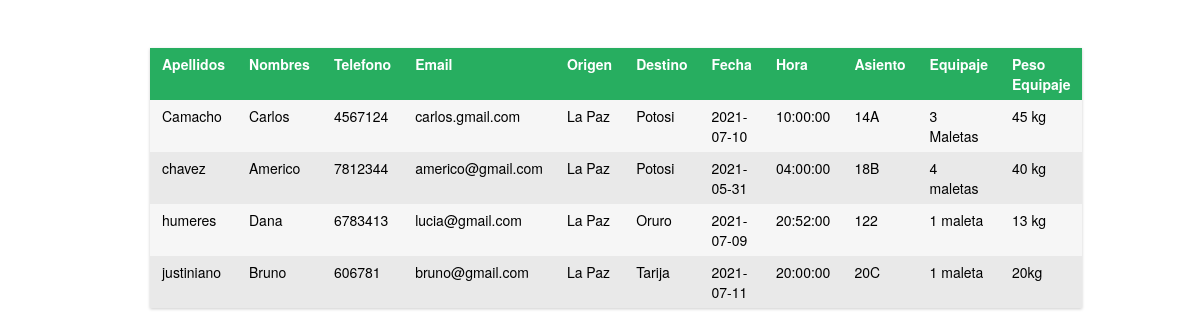
The page /php/reporte.php on the database its author committed.
### tables this page shows
CREATE TABLE `cliente` (
  `apellidos` varchar(100) NOT NULL,
  `nombres` varchar(100) NOT NULL,
  `telefono` int(11) NOT NULL,
  `email` varchar(100) NOT NULL,
  `origen` varchar(100) NOT NULL,
  `destino` varchar(100) NOT NULL,
  `fecha` date NOT NULL,
  `hora` time NOT NULL,
  `asiento` varchar(20) NOT NULL,
  `equipaje` varchar(100) NOT NULL,
  `peso_equipaje` varchar(100) NOT NULL
);

### php/reporte.php (the view, shortened to what this page needs)
<?php
    $conexion=mysqli_connect('localhost','root','','bdd_aeropuerto')
?>
<body>
    <div class="wrapper" >
        <div class="table" style=" margin-left: -50px;">
            <div class="row header green">
                <div class="cell">
                    Apellidos
                </div>
                <div class="cell">
                    Nombres
                </div>
                <div class="cell">
                    Telefono
                </div>
                <div class="cell">
                Email
                </div>
                <div class="cell">
                Origen
                </div>
                <div class="cell">
                Destino
                </div>
                <div class="cell">
                Fecha
                </div>
                <div class="cell">
                Hora
                </div>
                <div class="cell">
                Asiento
                </div>
                <div class="cell">
                 Equipaje
                </div>
                <div class="cell">
                  Peso Equipaje
                </div>
            </div>
            <?php
            $sql = "select * from cliente";
            $result=mysqli_query($conexion,$sql);
            while($mostrar = mysqli_fetch_array($result)){
            ?>
            <div class="row">
                <div class="cell" data-title="Apellidos">
                <?php echo $mostrar['apellidos'] ?>
                </div>
                <div class="cell" data-title="Nombres">
                <?php echo $mostrar['nombres'] ?>
                </div>
                <div class="cell" data-title="Telefono">
                <?php echo $mostrar['telefono'] ?>
                </div>
                <div class="cell" data-title="Email">
                <?php echo $mostrar['email'] ?>
                </div>
                <div class="cell" data-title="Origen">
                <?php echo $mostrar['origen'] ?>
                </div>
                <div class="cell" data-title="Destino">
                <?php echo $mostrar['destino'] ?>
               </div>
               <div class="cell" data-title="Fecha">
               <?php echo $mostrar['fecha'] ?>
               </div>
               <div class="cell" data-title="Hora">
               <?php echo $mostrar['hora'] ?>
               </div>
               <div class="cell" data-title="Asiento">
               <?php echo $mostrar['asiento'] ?>
               </div>
               <div class="cell" data-title="Equipaje">
               <?php echo $mostrar['equipaje'] ?>
               </div>
               <div class="cell" data-title="Peso Equipaje">
               <?php echo $mostrar['peso_equipaje'] ?>
               </div>
             </div>
             <?php
            }
            ?>
        </div>
    </div>
<body>

### php/reporte.php (style rules this page uses)
body { font-family: "Helvetica Neue", Helvetica, Arial; font-size: 14px; font-weight: 400; }
.wrapper { margin: 0 auto; padding: 40px; max-width: 800px; }
.table { margin: 0 0 40px 0; width: 100%; box-shadow: 0 1px 3px rgba(0, 0, 0, 0.2); display: table; }
.row { display: table-row; background: #f6f6f6; }
.row:nth-of-type(odd) { background: #e9e9e9; }
.row.header { font-weight: 900; color: #ffffff; background: #ea6153; }
.row.green { background: #27ae60; }
.cell { padding: 6px 12px; display: table-cell; }

### rows shown on the page
cliente: apellidos "Camacho", nombres "Carlos", telefono "4567124", email "carlos.gmail.com", origen "La Paz", destino "Potosi", fecha "2021-07-10", hora "10:00:00", asiento "14A", equipaje "3 Maletas", peso_equipaje "45 kg"
cliente: apellidos "chavez", nombres "Americo", telefono "7812344", email "americo@gmail.com", origen "La Paz", destino "Potosi", fecha "2021-05-31", hora "04:00:00", asiento "18B", equipaje "4 maletas", peso_equipaje "40 kg"
cliente: apellidos "humeres", nombres "Dana", telefono "6783413", email "lucia@gmail.com", origen "La Paz", destino "Oruro", fecha "2021-07-09", hora "20:52:00", asiento "122", equipaje "1 maleta", peso_equipaje "13 kg"
cliente: apellidos "justiniano", nombres "Bruno", telefono "606781", email "bruno@gmail.com", origen "La Paz", destino "Tarija", fecha "2021-07-11", hora "20:00:00", asiento "20C", equipaje "1 maleta", peso_equipaje "20kg"
